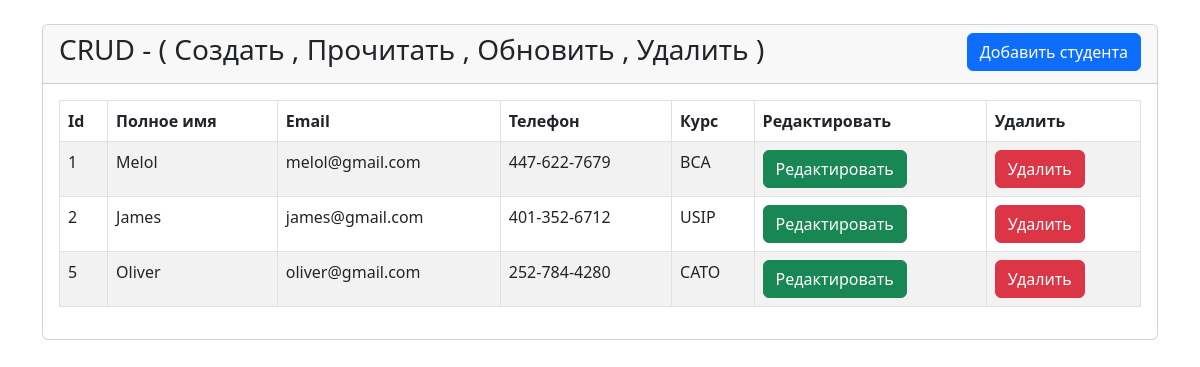
The page / on the database its author committed.
### tables this page shows
CREATE TABLE `students` (
  `id` int(11) NOT NULL,
  `fullname` varchar(255) NOT NULL,
  `email` varchar(255) NOT NULL,
  `phone` varchar(255) NOT NULL,
  `course` varchar(255) NOT NULL
);

### index.php (the view, shortened to what this page needs)
<?php
	require_once './app/config/connect.php';
?>
<!DOCTYPE html>
<html lang="en">
<head>
	<link rel="stylesheet" href="./app/assets/css/bootstrap.min.css">
</head>
<body>
	<div class="container">
		<div class="row">
			<div class="col-md-12 mt-4">
				<div class="card">
					<div class="card-header">
						<h3>CRUD - ( Создать , Прочитать , Обновить , Удалить )
							<a href="./student-add.php" class="btn btn-primary float-end">Добавить студента</a>
						</h3>
					</div>
					<div class="card-body">
						<table class="table table-bordered table-striped">
							<thead>
								<tr>
									<th>Id</th>
									<th>Полное имя</th>
									<th>Email</th>
									<th>Телефон</th>
									<th>Курс</th>
									<th>Редактировать</th>
									<th>Удалить</th>
								</tr>
							</thead>
							<tbody>
								<?php
									$query = "SELECT * FROM students";
									$stmt = $connect->prepare($query);
									$stmt->execute();
									$result = $stmt->fetchAll();
									if ($result) {
										foreach ($result as $value) {
											?>
												<tr>
													<td><?php echo $value['id']; ?></td>
													<td><?php echo $value['fullname']; ?></td>
													<td><?php echo $value['email']; ?></td>
													<td><?php echo $value['phone']; ?></td>
													<td><?php echo $value['course']; ?></td>
													<td><a href="./update.php?id=<?php echo $value['id']; ?>" class="btn btn-success">Редактировать</a></td>
													<td>
														<form action="./app/vendor/delete.php" method="POST">
															<button type="submit" name="deleteStudentBtn" value="<?php echo $value['id']; ?>" class="btn btn-danger">Удалить</button>
														</form>
													</td>
												</tr>
											<?php
										}
									} else {
										?>
											<tr>
												<td colspan="5">Записи о студентах не найдены</td>
											</tr>
										<?php
									}
								?>
							</tbody>
						</table>
					</div>
				</div>
			</div>
		</div>
	</div>
</body>
</html>

### rows shown on the page
students: id "1", fullname "Melol", email "melol@gmail.com", phone "447-622-7679", course "BCA"
students: id "2", fullname "James", email "james@gmail.com", phone "401-352-6712", course "USIP"
students: id "5", fullname "Oliver", email "oliver@gmail.com", phone "252-784-4280", course "CATO"
